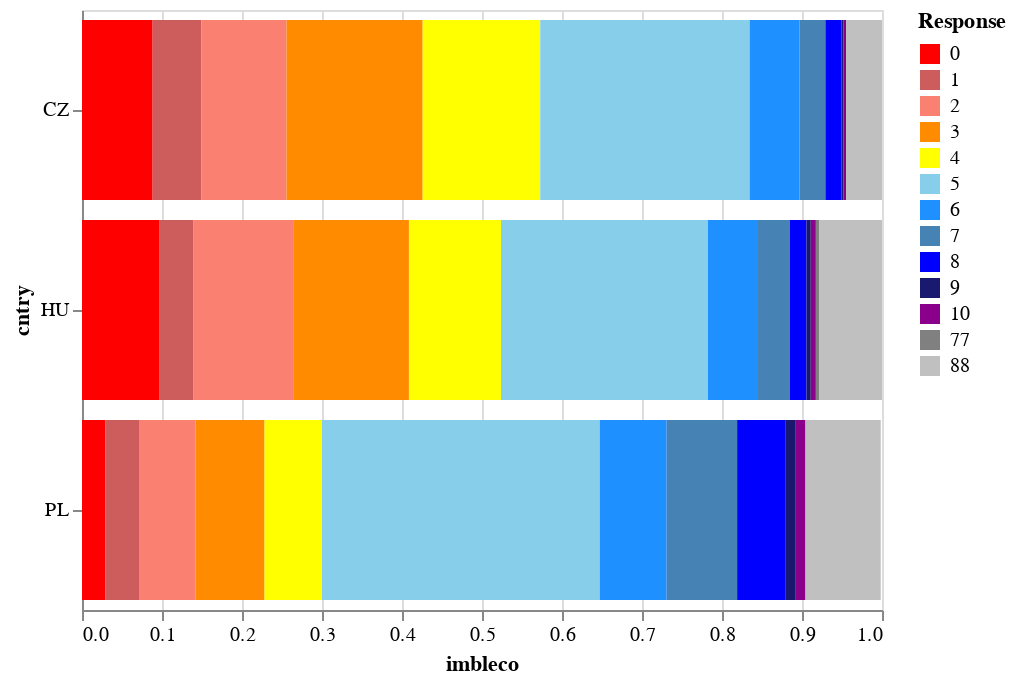

This figure's notebook cell:
### Code cell
utils.plot_stacked_bars(dfco)

### Figure 1 — Vega-Lite specification as saved in the notebook (floating-point values rounded to 4 significant figures)
{"$schema": "https://vega.github.io/schema/vega-lite/v2.6.0.json", "config": {"view": {"height": 300, "width": 400}}, "data": {"name": "data-982c6fd0755fe80cbc398518e081bfda"}, "datasets": {"data-982c6fd0755fe80cbc398518e081bfda": [{"cntry": "CZ", "imbleco": 0.0883, "response": 0}, {"cntry": "CZ", "imbleco": 0.06109, "response": 1}, {"cntry": "CZ", "imbleco": 0.1063, "response": 2}, {"cntry": "CZ", "imbleco": 0.1701, "response": 3}, {"cntry": "CZ", "imbleco": 0.147, "response": 4}, {"cntry": "CZ", "imbleco": 0.2617, "response": 5}, {"cntry": "CZ", "imbleco": 0.06248, "response": 6}, {"cntry": "CZ", "imbleco": 0.03224, "response": 7}, {"cntry": "CZ", "imbleco": 0.02026, "response": 8}, {"cntry": "CZ", "imbleco": 0.002377, "response": 9}, {"cntry": "CZ", "imbleco": 0.003192, "response": 10}, {"cntry": "CZ", "imbleco": 0.04492, "response": 88}, {"cntry": "HU", "imbleco": 0.0971, "response": 0}, {"cntry": "HU", "imbleco": 0.04239, "response": 1}, {"cntry": "HU", "imbleco": 0.1245, "response": 2}, {"cntry": "HU", "imbleco": 0.1447, "response": 3}, {"cntry": "HU", "imbleco": 0.115, "response": 4}, {"cntry": "HU", "imbleco": 0.2586, "response": 5}, {"cntry": "HU", "imbleco": 0.0627, "response": 6}, {"cntry": "HU", "imbleco": 0.03961, "response": 7}, {"cntry": "HU", "imbleco": 0.02097, "response": 8}, {"cntry": "HU", "imbleco": 0.005362, "response": 9}, {"cntry": "HU", "imbleco": 0.006397, "response": 10}, {"cntry": "HU", "imbleco": 0.004451, "response": 77}, {"cntry": "HU", "imbleco": 0.07821, "response": 88}, {"cntry": "PL", "imbleco": 0.02939, "response": 0}, {"cntry": "PL", "imbleco": 0.04274, "response": 1}, {"cntry": "PL", "imbleco": 0.06962, "response": 2}, {"cntry": "PL", "imbleco": 0.08643, "response": 3}, {"cntry": "PL", "imbleco": 0.07168, "response": 4}, {"cntry": "PL", "imbleco": 0.3473, "response": 5}, {"cntry": "PL", "imbleco": 0.08364, "response": 6}, {"cntry": "PL", "imbleco": 0.08811, "response": 7}, {"cntry": "PL", "imbleco": 0.06078, "response": 8}, {"cntry": "PL", "imbleco": 0.01171, "response": 9}, {"cntry": "PL", "imbleco": 0.01295, "response": 10}, {"cntry": "PL", "imbleco": 0.09407, "response": 88}, {"cntry": "PL", "imbleco": 0.00157, "response": 99}]}, "encoding": {"color": {"field": "response", "legend": {"title": "Response"}, "scale": {"domain": [0, 1, 2, 3, 4, 5, 6, 7, 8, 9, 10, 77, 88], "range": ["red", "indianred", "salmon", "darkorange", "yellow", "skyblue", "dodgerblue", "steelblue", "blue", "midnightblue", "darkmagenta", "gray", "silver"]}, "type": "ordinal"}, "order": {"field": "response", "sort": "ascending", "type": "quantitative"}, "x": {"field": "imbleco", "type": "quantitative"}, "y": {"field": "cntry", "type": "nominal"}}, "mark": "bar"}
